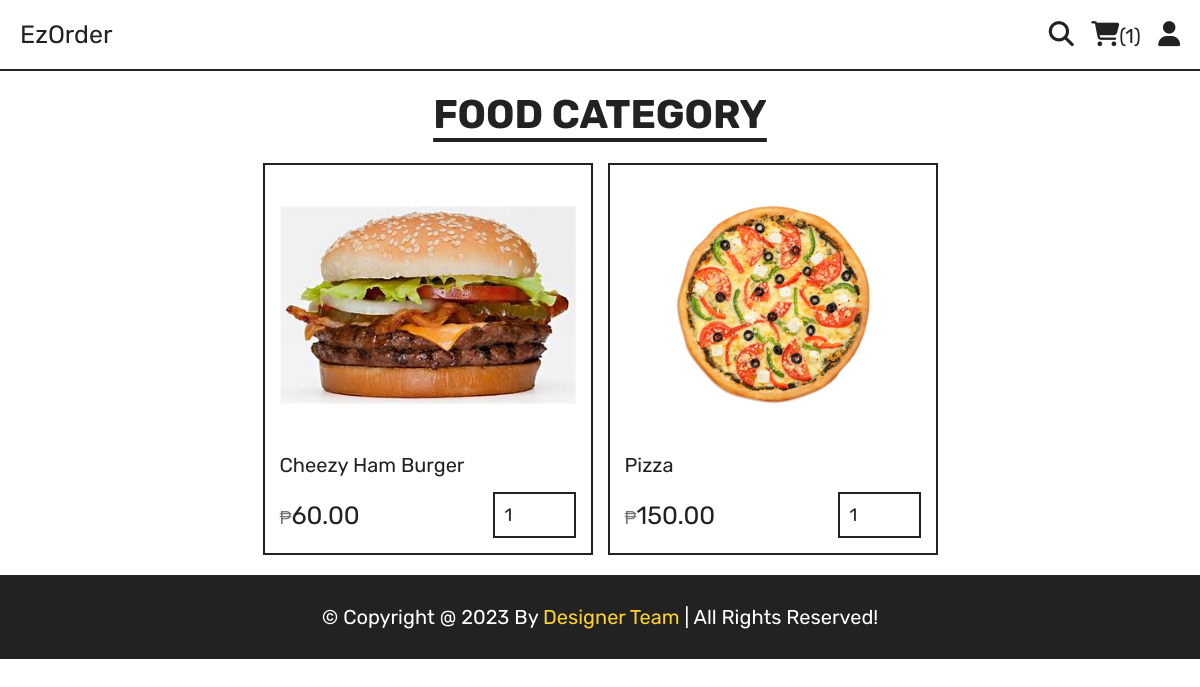
Before: /category.php?category=fast food with the older database file.
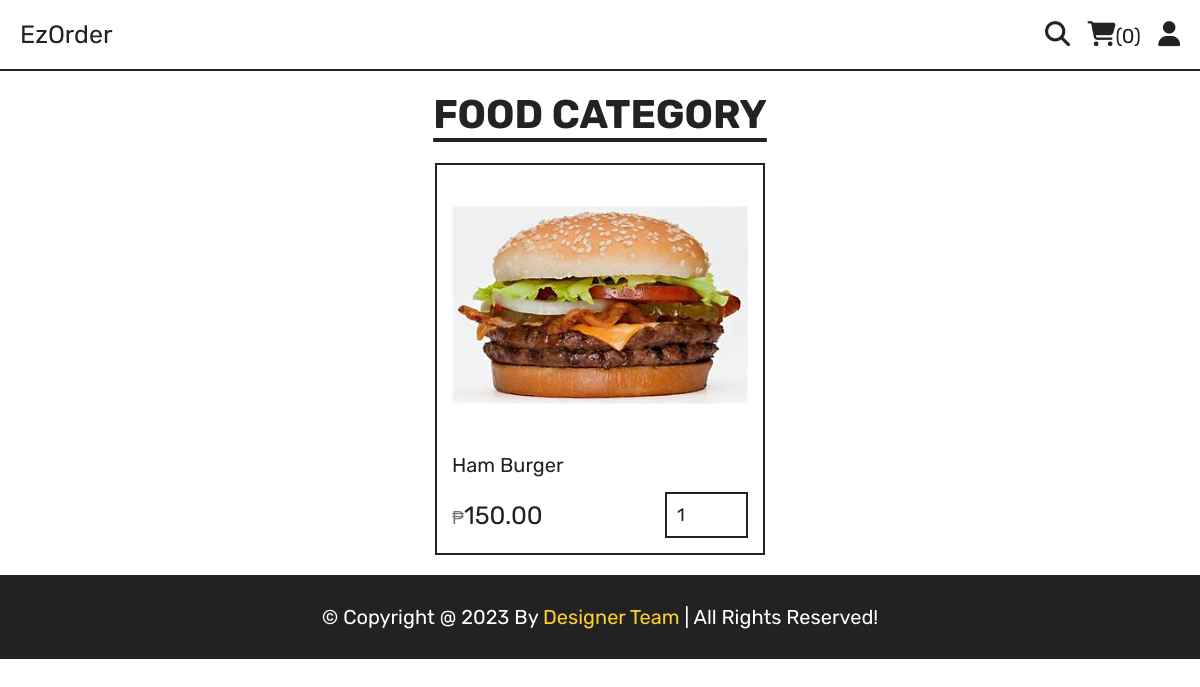
After: the same page with the newer database file.
### tables this page shows
CREATE TABLE `products` (
  `id` int(11) NOT NULL,
  `name` varchar(255) NOT NULL,
  `category` varchar(255) NOT NULL,
  `price` decimal(10,2) NOT NULL,
  `image` varchar(255) NOT NULL
);

### category.php (the view, shortened to what this page needs)
<?php
include 'components/connect.php';
?>
<!DOCTYPE html>
<html lang="en">
<head>
   <link rel="stylesheet" href="https://cdnjs.cloudflare.com/ajax/libs/font-awesome/6.1.1/css/all.min.css">
   <link rel="stylesheet" href="css/style.css">
</head>
<body>
   <?php include 'components/kiosk_header.php'; ?>
   <section class="products">
      <h1 class="title">food category</h1>
      <div class="box-container">
         <?php
         $category = $_GET['category'];
         $select_products = $conn->prepare("SELECT * FROM `products` WHERE category = ?");
         $select_products->execute([$category]);
         if ($select_products->rowCount() > 0) {
            while ($fetch_products = $select_products->fetch(PDO::FETCH_ASSOC)) {
         ?>
               <form action="" method="post" class="box">
                  <img src="uploaded_img/<?= $fetch_products['image']; ?>" alt="">
                  <div class="name"><?= $fetch_products['name']; ?></div>
                  <div class="flex">
                     <div class="price"><span>₱</span><?= $fetch_products['price']; ?></div>
                     <input type="number" name="qty" class="qty" min="1" max="99" value="1" maxlength="2">
                  </div>
               </form>
         <?php
            }
         } else {
            echo '<p class="empty">no products added yet!</p>';
         }
         ?>
      </div>
   </section>
   <?php include 'components/footer.php'; ?>
</body>
</html>

### components/kiosk_header.php (shortened to what this page needs)
<header class="header">
    <section class="flex">
        <a href="kiosk.php" class="logo">EzOrder</a>
        <div class="icons">
            <?php
            $count_cart_items = $conn->prepare("SELECT * FROM `cart` WHERE user_id = ?");
            $count_cart_items->execute([$user_id]);
            $total_cart_items = $count_cart_items->rowCount();
            ?>
            <a href="search.php"><i class="fas fa-search"></i></a>
            <a href="cart.php"><i class="fas fa-shopping-cart"></i><span>(<?= $total_cart_items; ?>)</span></a>
            <div id="user-btn" class="fas fa-user" hidden></div>
        </div>
    </section>
</header>

Changed rows visible on the page:
removed products: image (picture), name "Cheezy Ham Burger", price "60.00"
removed products: image (picture), name "Pizza", price "150.00"
added products: image (picture), name "Ham Burger", price "150.00"
Other visible differences:
$total_cart_items: "1" → "0"
